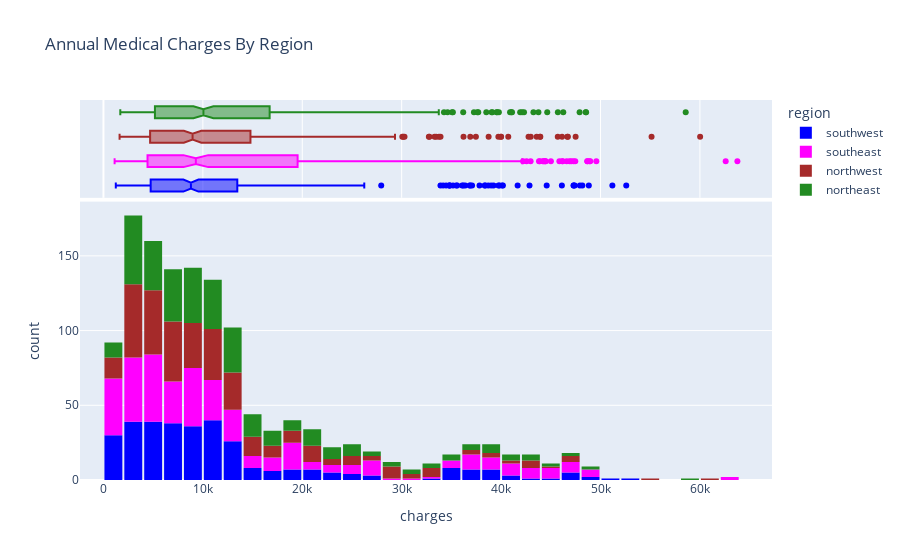

The code cell stored with this chart in its notebook:
### Code cell
plot = px.histogram(
    df, 
    x='charges',
    marginal='box',
    color='region',
    color_discrete_sequence=['blue', 'magenta', 'brown', 'forestgreen'],
    title='Annual Medical Charges By Region'
)
plot.update_layout(bargap=0.1)
plot.show()

### Figure 1 — Plotly figure (JSON) as saved in the notebook; plotly's stock layout.template omitted (floating-point values rounded to 4 significant figures; data arrays with more than 128 entries replaced by an {"elided": "..."} marker saying what was removed)
{"data": [{"alignmentgroup": "True", "bingroup": "x", "hovertemplate": "region=southwest<br>charges=%{x}<br>count=%{y}<extra></extra>", "legendgroup": "southwest", "marker": {"color": "blue", "pattern": {"shape": ""}}, "name": "southwest", "offsetgroup": "southwest", "orientation": "v", "showlegend": true, "type": "histogram", "x": {"elided": "325 float values"}, "xaxis": "x", "yaxis": "y"}, {"alignmentgroup": "True", "hovertemplate": "region=southwest<br>charges=%{x}<extra></extra>", "legendgroup": "southwest", "marker": {"color": "blue"}, "name": "southwest", "notched": true, "offsetgroup": "southwest", "showlegend": false, "type": "box", "x": {"elided": "325 float values"}, "xaxis": "x2", "yaxis": "y2"}, {"alignmentgroup": "True", "bingroup": "x", "hovertemplate": "region=southeast<br>charges=%{x}<br>count=%{y}<extra></extra>", "legendgroup": "southeast", "marker": {"color": "magenta", "pattern": {"shape": ""}}, "name": "southeast", "offsetgroup": "southeast", "orientation": "v", "showlegend": true, "type": "histogram", "x": {"elided": "364 float values"}, "xaxis": "x", "yaxis": "y"}, {"alignmentgroup": "True", "hovertemplate": "region=southeast<br>charges=%{x}<extra></extra>", "legendgroup": "southeast", "marker": {"color": "magenta"}, "name": "southeast", "notched": true, "offsetgroup": "southeast", "showlegend": false, "type": "box", "x": {"elided": "364 float values"}, "xaxis": "x2", "yaxis": "y2"}, {"alignmentgroup": "True", "bingroup": "x", "hovertemplate": "region=northwest<br>charges=%{x}<br>count=%{y}<extra></extra>", "legendgroup": "northwest", "marker": {"color": "brown", "pattern": {"shape": ""}}, "name": "northwest", "offsetgroup": "northwest", "orientation": "v", "showlegend": true, "type": "histogram", "x": {"elided": "325 float values"}, "xaxis": "x", "yaxis": "y"}, {"alignmentgroup": "True", "hovertemplate": "region=northwest<br>charges=%{x}<extra></extra>", "legendgroup": "northwest", "marker": {"color": "brown"}, "name": "northwest", "notched": true, "offsetgroup": "northwest", "showlegend": false, "type": "box", "x": {"elided": "325 float values"}, "xaxis": "x2", "yaxis": "y2"}, {"alignmentgroup": "True", "bingroup": "x", "hovertemplate": "region=northeast<br>charges=%{x}<br>count=%{y}<extra></extra>", "legendgroup": "northeast", "marker": {"color": "forestgreen", "pattern": {"shape": ""}}, "name": "northeast", "offsetgroup": "northeast", "orientation": "v", "showlegend": true, "type": "histogram", "x": {"elided": "324 float values"}, "xaxis": "x", "yaxis": "y"}, {"alignmentgroup": "True", "hovertemplate": "region=northeast<br>charges=%{x}<extra></extra>", "legendgroup": "northeast", "marker": {"color": "forestgreen"}, "name": "northeast", "notched": true, "offsetgroup": "northeast", "showlegend": false, "type": "box", "x": {"elided": "324 float values"}, "xaxis": "x2", "yaxis": "y2"}], "layout": {"bargap": 0.1, "barmode": "relative", "legend": {"title": {"text": "region"}, "tracegroupgap": 0}, "title": {"text": "Annual Medical Charges By Region"}, "xaxis": {"anchor": "y", "domain": [0, 1], "title": {"text": "charges"}}, "xaxis2": {"anchor": "y2", "domain": [0, 1], "matches": "x", "showgrid": true, "showticklabels": false}, "yaxis": {"anchor": "x", "domain": [0, 0.7326], "title": {"text": "count"}}, "yaxis2": {"anchor": "x2", "domain": [0.7426, 1], "matches": "y2", "showgrid": false, "showline": false, "showticklabels": false, "ticks": ""}}}
